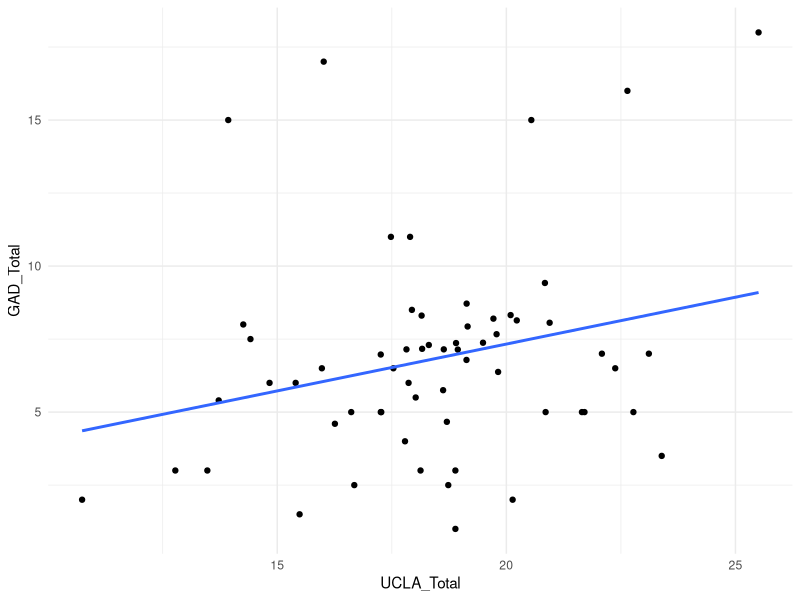
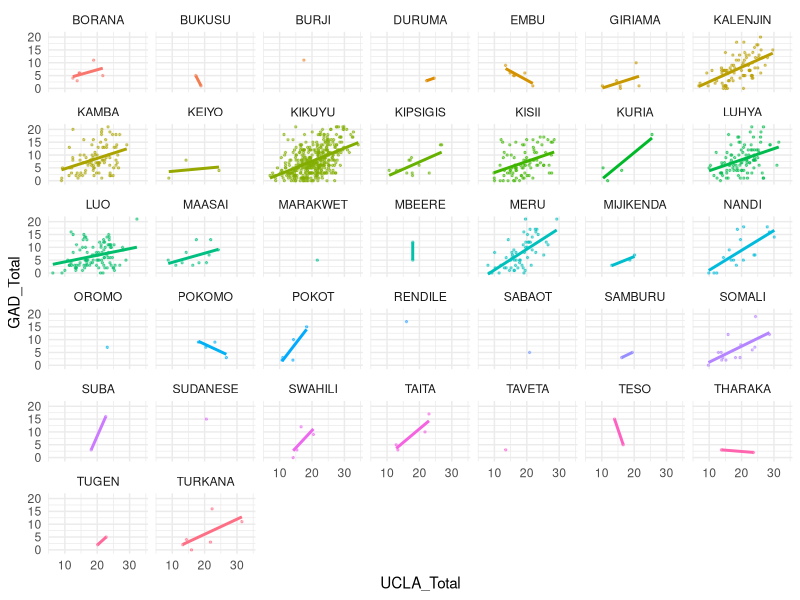
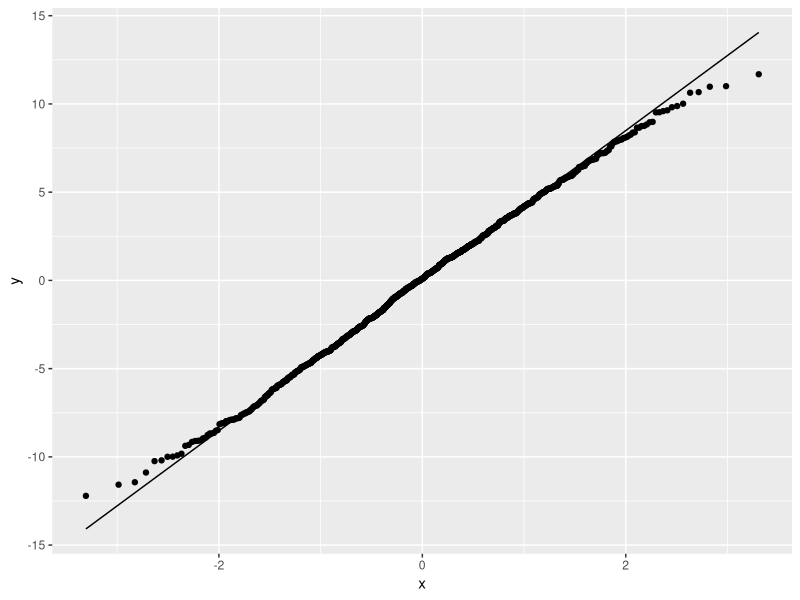
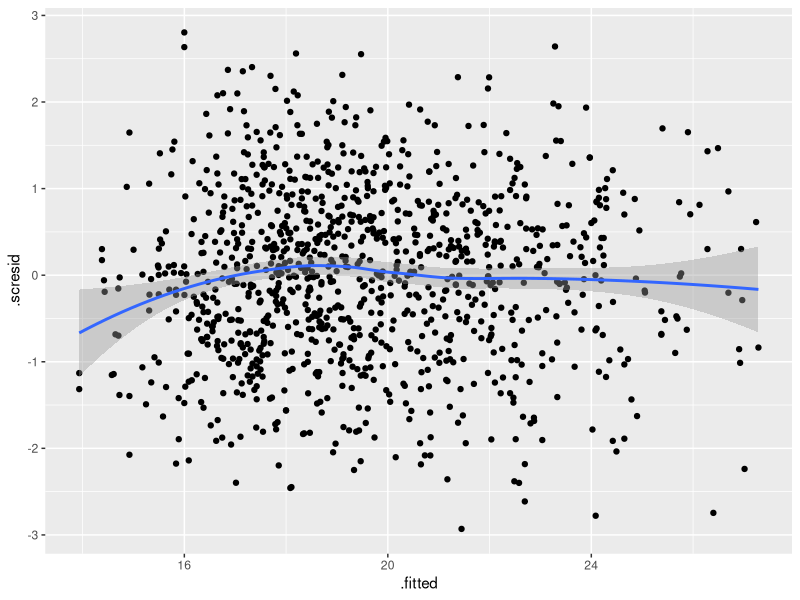

These charts were generated, in order, by the following R code:
### Data taken from https://osf.io/preprints/psyarxiv/bmh7q_v1
library(tidyverse)
library(lme4)
library(lmerTest)

data <- read_csv('kenya_loneliness.csv')
data$UCLA_Total <- data$UCLA_Total + rnorm(nrow(data), 0, 1)
data %>% group_by(Gender, Tribe) %>%
  summarize(UCLA_Total=mean(UCLA_Total),
            GAD_Total=mean(GAD_Total)) %>% 
  ungroup() %>% 
  ggplot(aes(UCLA_Total, GAD_Total)) +
  geom_point() +
  geom_smooth(method='lm', se=F)+
  theme_minimal()

ggplot(data, aes(UCLA_Total, GAD_Total, color = Tribe)) +
  geom_point(size=.5, alpha=.5) +
  geom_smooth(method='lm', se=F)+
  facet_wrap(~Tribe) +
  theme_minimal() +
  theme(legend.position="none")

data %>% group_by(Gender, Tribe) %>% summarize(UCLA_Total=mean(UCLA_Total),
                                       GAD_Total=mean(GAD_Total),
                                       PHQ_Total = mean(PHQ_Total)) %>%
  ungroup() -> d
model_0 <- lm(UCLA_Total ~ GAD_Total + PHQ_Total + Gender, d)
summary(model_0)
model <- lmer(UCLA_Total ~ GAD_Total + PHQ_Total + Gender + (1|Tribe), data)
summary(model)


full.diag <- fortify.merMod(model)
#Проверка нормальности распределения остатков
ggplot(aes(sample = .resid), data = full.diag) +
  geom_qq() +
  geom_qq_line()

ggplot(aes(x = .fitted, y = .scresid), data = full.diag) +
  geom_point() +
  geom_smooth(method = 'loess')

full.data <- full.diag[(full.diag$.scresid > -4) & (full.diag$.scresid < 4),]
